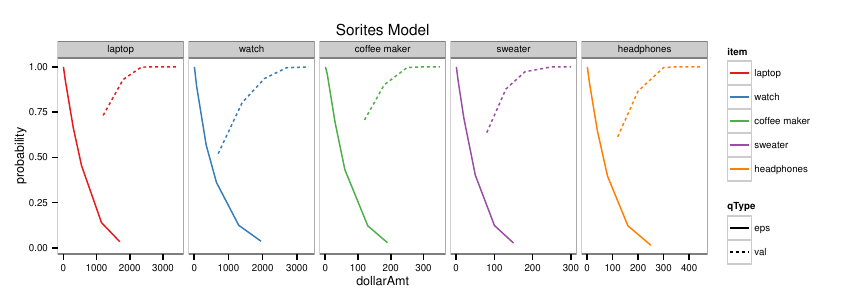

The R source for this figure:
library(plyr)
library(rjson)
library(ggplot2)
source("~/opt/r_helper_scripts/bootsSummary.r")

var_and_eps = read.table("vars_and_eps.csv", sep=",", header=T)
d = read.table("all_model_output.csv", sep=",",
               col.names=c("prior_version", "item", "price", "theta", "probability",
                           "cost", "alpha"))

d_price_marginal = ddply(.data=d, .(item, price, prior_version),
                         summarize, probability = sum(probability))
d_theta_marginal = ddply(.data=d, .(item, theta, prior_version),
                         summarize, probability = sum(probability))
d_price_marginal$qud = rep("price", nrow(d_price_marginal))
d_theta_marginal$qud = rep("theta", nrow(d_theta_marginal))
names(d_price_marginal)[names(d_price_marginal) == "price"] = "value"
names(d_theta_marginal)[names(d_theta_marginal) == "theta"] = "value"
d_marginal = rbind(d_price_marginal, d_theta_marginal)

p = ggplot(data=subset(d_marginal, prior_version == "v4"), aes(x=value, y=probability, colour=qud)) +
  geom_line() +
  facet_grid(. ~ item, scale="free") +
  ggtitle("Adjectives Model") +
  ylab("probability") +
  theme_bw(9) +
  theme(panel.grid=element_blank()) +
  scale_colour_brewer(type='qual', palette='Set1') +
  scale_fill_brewer(type='qual', palette='Set1')
print(p)
ggsave("model-adjective.pdf", width=8.5, height=3)

d$probability = as.numeric(as.character(d$probability))
model = rbind(var_and_eps, var_and_eps)
model$prior_version = c(rep("v4", nrow(var_and_eps)), rep("ebay", nrow(var_and_eps)))
model = ddply(.data=model, .(item, dollarAmt, qType, prior_version), .fun=function(subd) {
  item = subd$item[[1]]
  dollarAmt = subd$dollarAmt[[1]]
  qType = subd$qType[[1]]
  prior_version = subd$prior_version[[1]]
  if (qType == "eps") {
    subd$model = sum(d$probability[d$price - dollarAmt > d$theta &
                                     d$prior_version == prior_version &
                                     d$item == item])
  } else {
    subd$model = sum(d$probability[dollarAmt > d$theta &
                                     d$prior_version == prior_version &
                                     d$item == item])
  }
  return(subd)
})

model$item = factor(model$item,
                    levels=c("laptop", "watch", "coffee maker", "sweater", "headphones"))

model_bins = subset(model, prior_version == "v4")
p = ggplot(data=model_bins, aes(x=dollarAmt, y=model, colour=item, linetype=qType)) +
  geom_line() +
#   facet_grid(prior_version ~ item, scales="free") +
  facet_grid(. ~ item, scales="free") +
  ggtitle("Sorites Model") +
  ylab("probability") +
  theme_bw(9) +
  theme(panel.grid=element_blank()) +
  scale_colour_brewer(type='qual', palette='Set1') +
  scale_fill_brewer(type='qual', palette='Set1')
print(p)
ggsave("model.pdf", width=8.5, height=3)

model_ebay = subset(model, prior_version == "ebay")
p = ggplot(data=model_ebay, aes(x=dollarAmt, y=model, colour=item, linetype=qType)) +
  geom_line() +
  #   facet_grid(prior_version ~ item, scales="free") +
  facet_grid(. ~ item, scales="free") +
  ggtitle("Sorites Model") +
  ylab("probability") +
  theme_bw(9) +
  theme(panel.grid=element_blank()) +
  scale_colour_brewer(type='qual', palette='Set1') +
  scale_fill_brewer(type='qual', palette='Set1')
print(p)
ggsave("model_ebay.pdf", width=8.5, height=3)

write.table(model, "model.csv", sep=",", row.names=F)